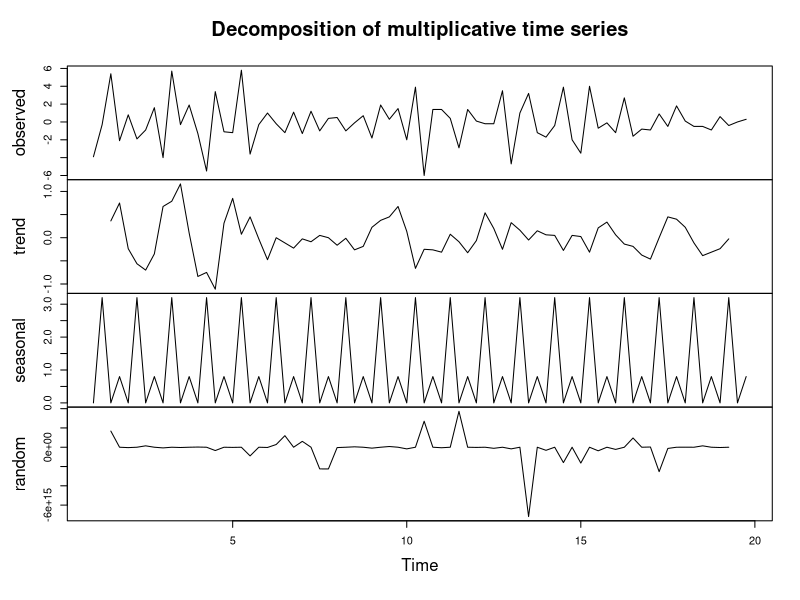
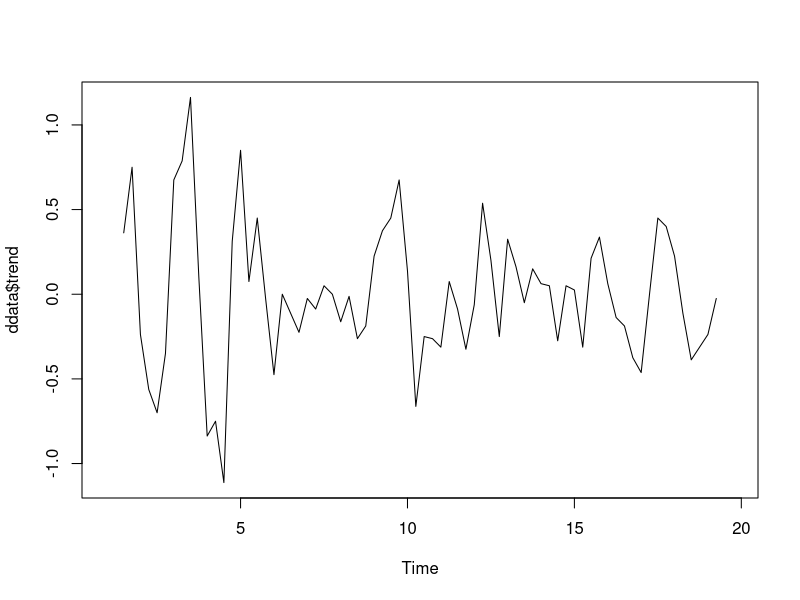
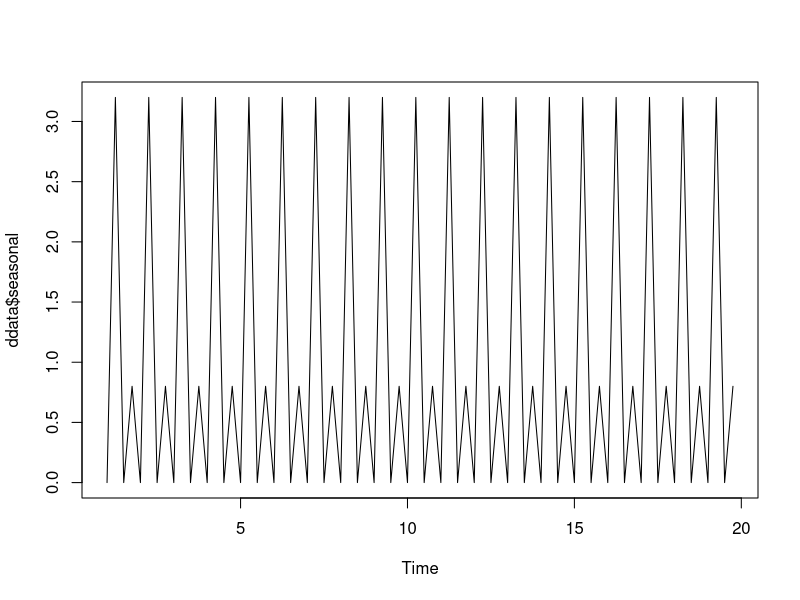
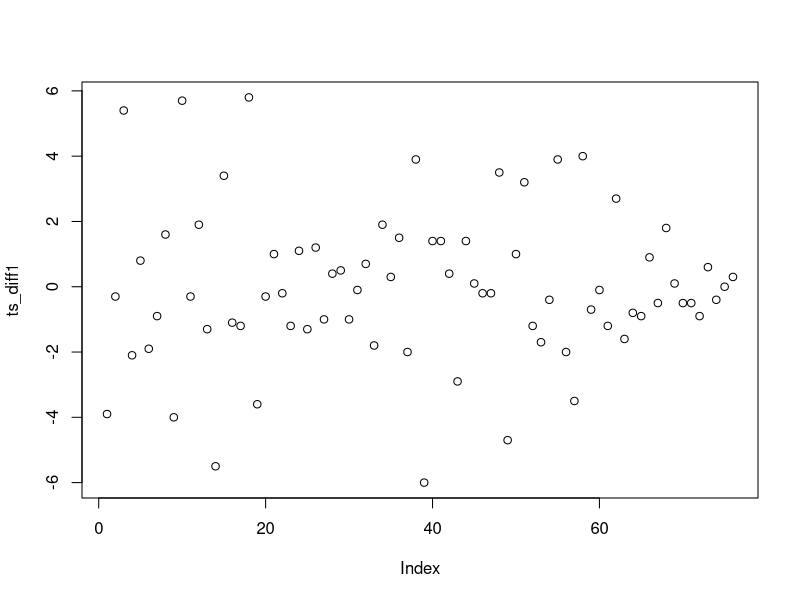
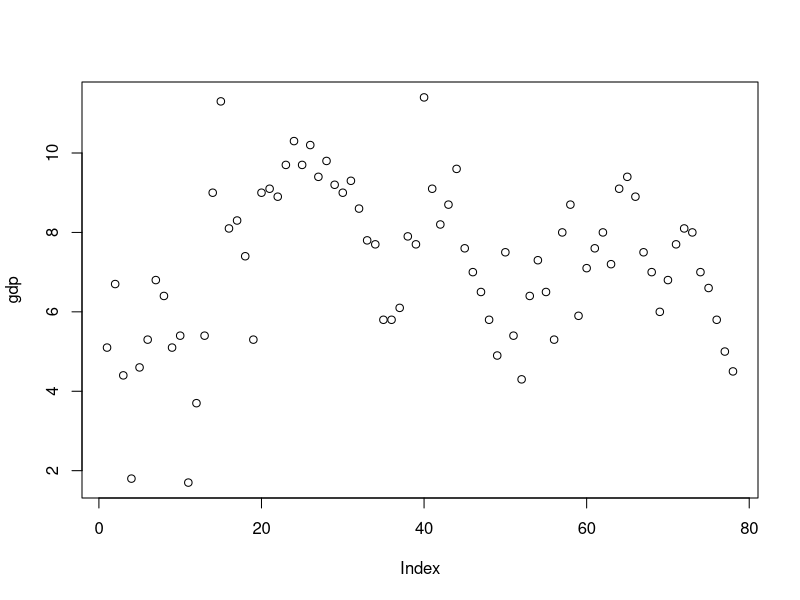
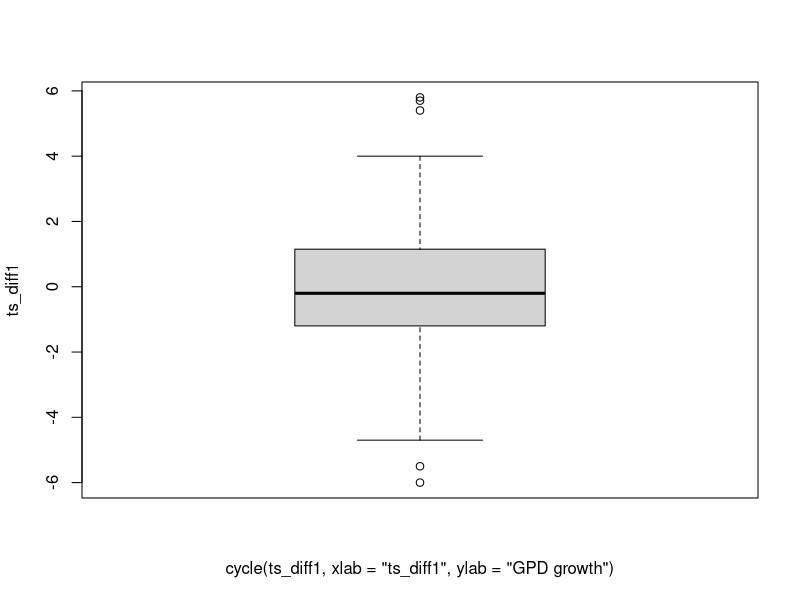
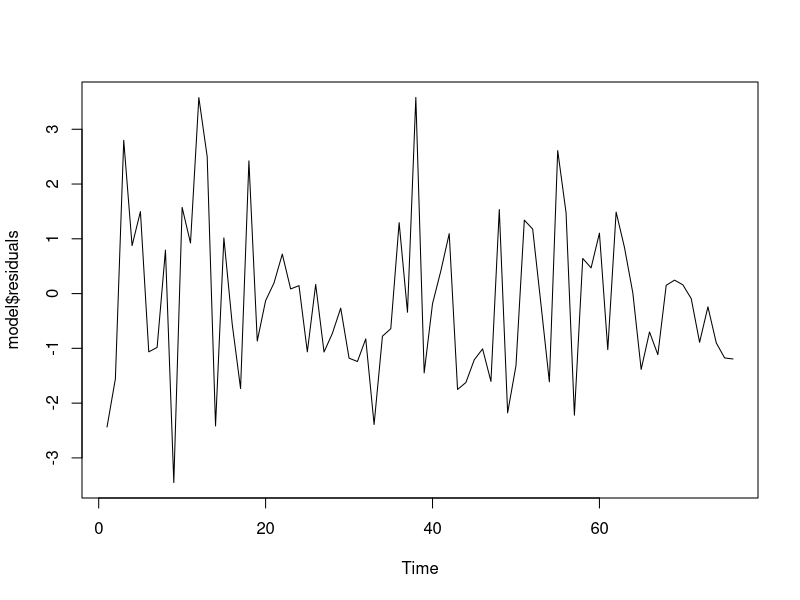
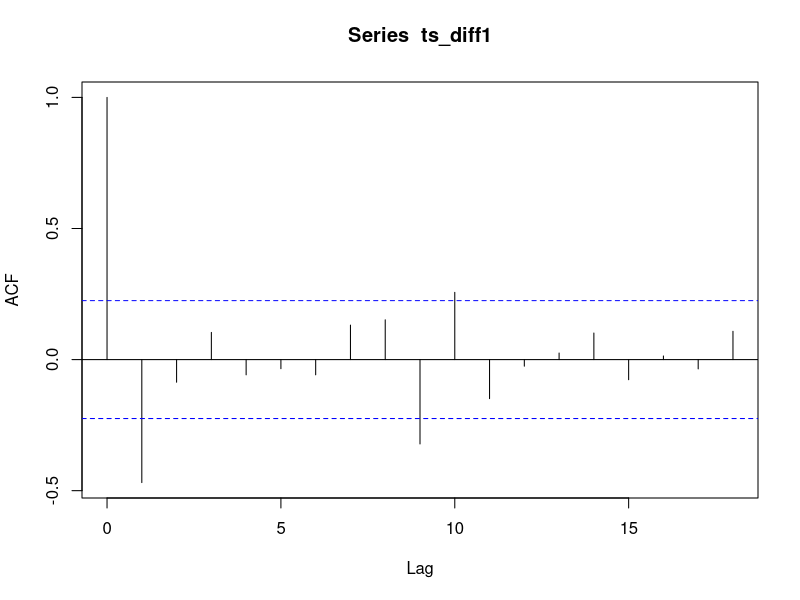

Recreate these plots in R, in order.
## Anual GDP Forecast using ARIMA Model 

setwd("E:/GDP")
data=read.csv("GDP quarterly.csv")
#attach(data)
View(data)
head(data,12)
gdp=data[,3]
class(gdp)
str(gdp)
end(gdp)
frequency(gdp)
sum(is.na(gdp))
summary(gdp)
library(tseries)
### To check stationarity 
adf.test(gdp) # alternative hypothesis: stationary
## above test we conclude data is non stationary 
## To convert data non stationary to stationary

library(tseries)
# test stationary signal
# Null hypothesis : data is stationary 
lag.length =4
ts_diff1 <- diff(gdp, differences = 2)
Box.test(ts_diff1, lag=lag.length, type="Ljung-Box")
# again we use the stationarty by using adf test
adf.test(ts_diff1)
#acf(gdp)
# Above data is stationarty

###
library(forecast)
tsdata=ts(ts_diff1,frequency = 4) # freq=4 for quarterly data.
ddata=decompose(tsdata,"multiplicative") # ddata: decomposition of data
plot(ddata)
plot(ddata$trend)
plot(ddata$seasonal)

plot(ts_diff1)
plot(gdp)
abline(reg = lm(ts_diff1~time(ts_diff1)))
cycle(ts_diff1) # get a boxplot by cycle.
boxplot(ts_diff1~cycle(ts_diff1,xlab="ts_diff1",ylab="GPD growth"),Main="Quarterly ts_diff1 BOXPLOT from 2000-01 to 2019-20")
## To remove outliers
#outlier=match(b,ts_diff1)
#outlier
#ts_diff1=ts_diff1[-c(outlier)]
#plot(ts_diff1_new)

### fitting the model ####
model=auto.arima(ts_diff1)# we replece ts_diff1 too gdp in model
model
summary(model)

## Let run with trace to compare the information criteria.

auto.arima(ts_diff1,ic="aic",trace =TRUE) # To check model help of AIC and minimum AIC better the model.

##Install.packages("tseries")
library("tseries")

plot.ts(model$residuals)
acf(ts_diff1)
acf(ts(model$residuals),main="ACF_Residual")
pacf(ts(model$residuals),main="PACF_Residual")

## use the model to forecast for next 10 years
myforecast=forecast(model,level = c(95),h=4*3)
myforecast
plot(myforecast)
summary(myforecast)
myforecast$method
myforecast$fitted
myforecast$series
myforecast$residuals
myforecast$mean
Box.test(model$resid,lag=5,type = "Ljung-Box")
